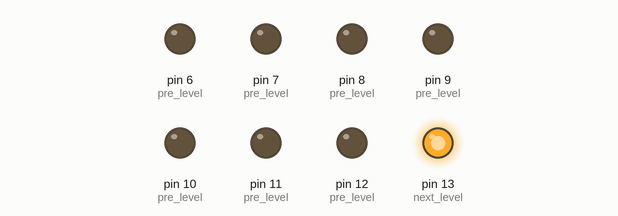
This sketch was run on a simulated Arduino Uno, built with avr-gcc and run on an emulated ATmega328P. Parts: output pins drawn as LEDs (lit = HIGH).

Above: at 0.2 s.
At 1.2 s:
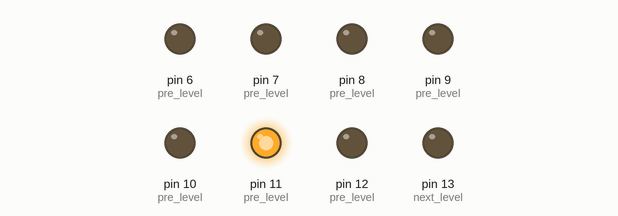
At 2.2 s:
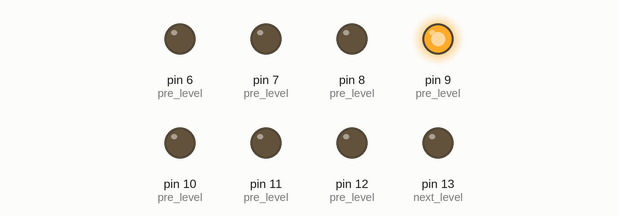
At 4.2 s:
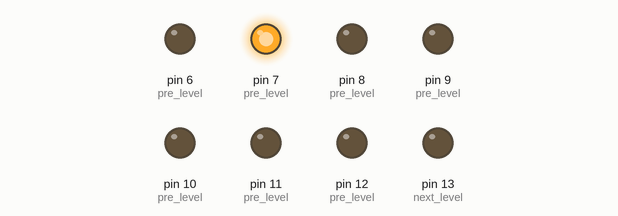
At 6.7 s:
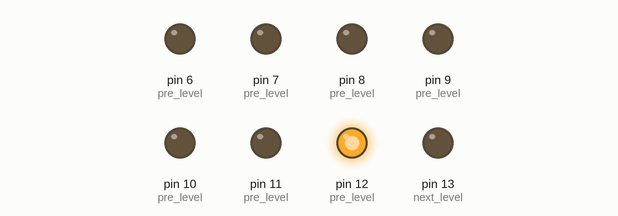
At 8.7 s:
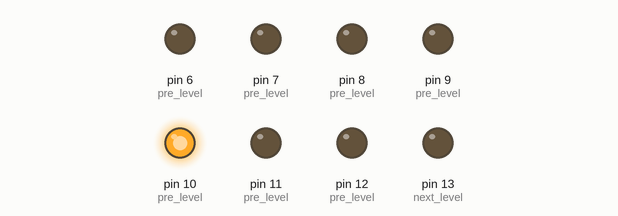
Timing chart, 0 to 9.1 s (numbered marks = the images above):
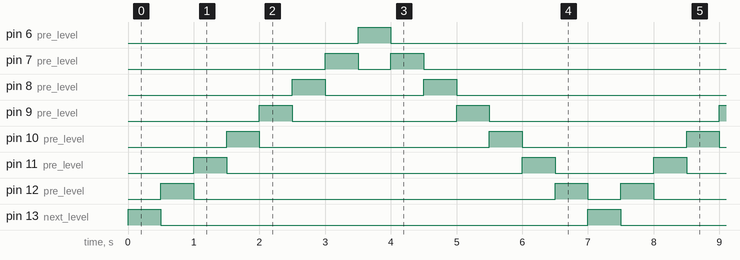

The sketch:

sketch_nov12b.ino
```cpp
int period = 500;
bool High = false;
unsigned long time_now = 0;
int pre_level = 12;
int next_level = 13;
int buttonState;

void setup() {
    Serial.begin(115200);

    pinMode(13,OUTPUT);
    pinMode(12,OUTPUT);
    pinMode(11,OUTPUT);
    pinMode(10,OUTPUT);
    pinMode(9,OUTPUT);
    pinMode(8,OUTPUT);
    pinMode(7,OUTPUT);
    pinMode(6,OUTPUT);
    pinMode(1,INPUT);

    digitalWrite(13, LOW);
    digitalWrite(12, LOW);
    digitalWrite(11, LOW);
    digitalWrite(10, LOW);
    digitalWrite(9, LOW);
    digitalWrite(8, LOW);
    digitalWrite(7, LOW);
    digitalWrite(6, LOW);
}

void loop() {
    time_now = millis();
    buttonState = digitalRead(1);
    if (buttonState == LOW)
    {
      switch (next_level) {
        case 13:
          digitalWrite(next_level, HIGH);
          digitalWrite(pre_level, LOW);
          pre_level = 13;
          next_level = 12;
          break;

        case 12:
          digitalWrite(next_level, HIGH);
          digitalWrite(pre_level, LOW);
          next_level = 12 + next_level - pre_level;
          pre_level = 12;
          break;

        case 11:
          digitalWrite(next_level, HIGH);
          digitalWrite(pre_level, LOW);
          next_level = 11 + next_level - pre_level;
          pre_level = 11;
          break;

        case 10:
          digitalWrite(next_level, HIGH);
          digitalWrite(pre_level, LOW);
          next_level = 10 + next_level - pre_level;
          pre_level = 10;
          break;

        case 9:
          digitalWrite(next_level, HIGH);
          digitalWrite(pre_level, LOW);
          next_level = 9 + next_level - pre_level;
          pre_level = 9;
          break;

        case 8:
          digitalWrite(next_level, HIGH);
          digitalWrite(pre_level, LOW);
          next_level = 8 + next_level - pre_level;
          pre_level = 8;
          break;

        case 7:
          digitalWrite(next_level, HIGH);
          digitalWrite(pre_level, LOW);
          next_level = 7 + next_level - pre_level;
          pre_level = 7;
          break;

        case 6:
          digitalWrite(next_level, HIGH);
          digitalWrite(pre_level, LOW);
          next_level = 7;
          pre_level = 6;
          break;

        default:
          break;
      }
    }

    while(millis() < time_now + period){
      //do nothing
    }
}
```

Measured:
- by itself, pin 6 (pre_level), pin 13 (next_level): alternates HIGH for 0.50 s and LOW for 6.5 s
- by itself, pin 7 (pre_level): repeats every 7.0 s: LOW 0.50 s, HIGH 0.50 s, LOW 5.5 s, HIGH 0.50 s
- by itself, pin 8 (pre_level): repeats every 7.0 s: LOW 1.5 s, HIGH 0.50 s, LOW 4.5 s, HIGH 0.50 s
- by itself, pin 9 (pre_level): repeats every 7.0 s: LOW 2.5 s, HIGH 0.50 s, LOW 3.5 s, HIGH 0.50 s
- by itself, pin 10 (pre_level): repeats every 7.0 s: LOW 3.5 s, HIGH 0.50 s, LOW 2.5 s, HIGH 0.50 s
- by itself, pin 11 (pre_level): repeats every 7.0 s: LOW 4.5 s, HIGH 0.50 s, LOW 1.5 s, HIGH 0.50 s
- by itself, pin 12 (pre_level): repeats every 7.0 s: LOW 5.5 s, HIGH 0.50 s, LOW 0.50 s, HIGH 0.50 s
